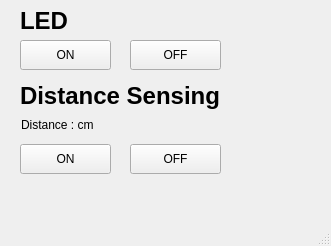
<?xml version="1.0" encoding="UTF-8"?>
<ui version="4.0">
 <class>MainWindow</class>
 <widget class="QMainWindow" name="MainWindow">
  <property name="geometry">
   <rect>
    <x>0</x>
    <y>0</y>
    <width>331</width>
    <height>246</height>
   </rect>
  </property>
  <property name="windowTitle">
   <string>Control App</string>
  </property>
  <widget class="QWidget" name="centralwidget">
   <widget class="QPushButton" name="btnled_On">
    <property name="geometry">
     <rect>
      <x>20</x>
      <y>40</y>
      <width>91</width>
      <height>30</height>
     </rect>
    </property>
    <property name="text">
     <string>ON</string>
    </property>
   </widget>
   <widget class="QPushButton" name="btnled_Off">
    <property name="geometry">
     <rect>
      <x>130</x>
      <y>40</y>
      <width>91</width>
      <height>30</height>
     </rect>
    </property>
    <property name="text">
     <string>OFF</string>
    </property>
   </widget>
   <widget class="QLabel" name="lbl_led">
    <property name="geometry">
     <rect>
      <x>20</x>
      <y>10</y>
      <width>51</width>
      <height>22</height>
     </rect>
    </property>
    <property name="font">
     <font>
      <pointsize>18</pointsize>
      <weight>75</weight>
      <italic>false</italic>
      <bold>true</bold>
     </font>
    </property>
    <property name="text">
     <string>LED</string>
    </property>
   </widget>
   <widget class="QPushButton" name="btnbuzz1">
    <property name="geometry">
     <rect>
      <x>20</x>
      <y>144</y>
      <width>91</width>
      <height>30</height>
     </rect>
    </property>
    <property name="text">
     <string>ON</string>
    </property>
   </widget>
   <widget class="QPushButton" name="btnbuzz2">
    <property name="geometry">
     <rect>
      <x>130</x>
      <y>144</y>
      <width>91</width>
      <height>30</height>
     </rect>
    </property>
    <property name="text">
     <string>OFF</string>
    </property>
   </widget>
   <widget class="QLabel" name="lbl_distSensing">
    <property name="geometry">
     <rect>
      <x>20</x>
      <y>80</y>
      <width>211</width>
      <height>31</height>
     </rect>
    </property>
    <property name="font">
     <font>
      <pointsize>18</pointsize>
      <weight>75</weight>
      <bold>true</bold>
     </font>
    </property>
    <property name="text">
     <string>Distance Sensing</string>
    </property>
   </widget>
   <widget class="QLabel" name="lbldistance">
    <property name="geometry">
     <rect>
      <x>21</x>
      <y>114</y>
      <width>291</width>
      <height>22</height>
     </rect>
    </property>
    <property name="text">
     <string>Distance : cm</string>
    </property>
   </widget>
  </widget>
  <widget class="QMenuBar" name="menubar">
   <property name="geometry">
    <rect>
     <x>0</x>
     <y>0</y>
     <width>331</width>
     <height>27</height>
    </rect>
   </property>
  </widget>
  <widget class="QStatusBar" name="statusbar"/>
 </widget>
 <resources/>
 <connections/>
</ui>
